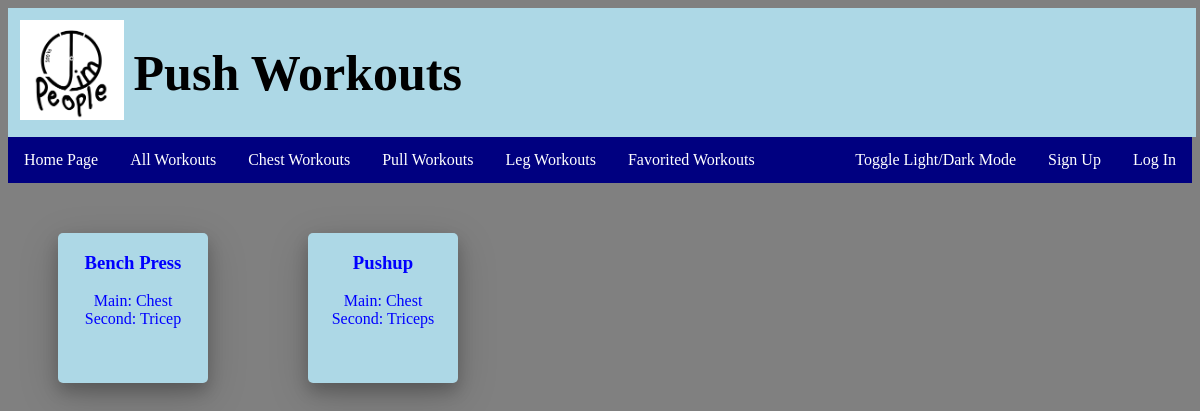
Before: /html/PushWorkouts.php with the older database file.
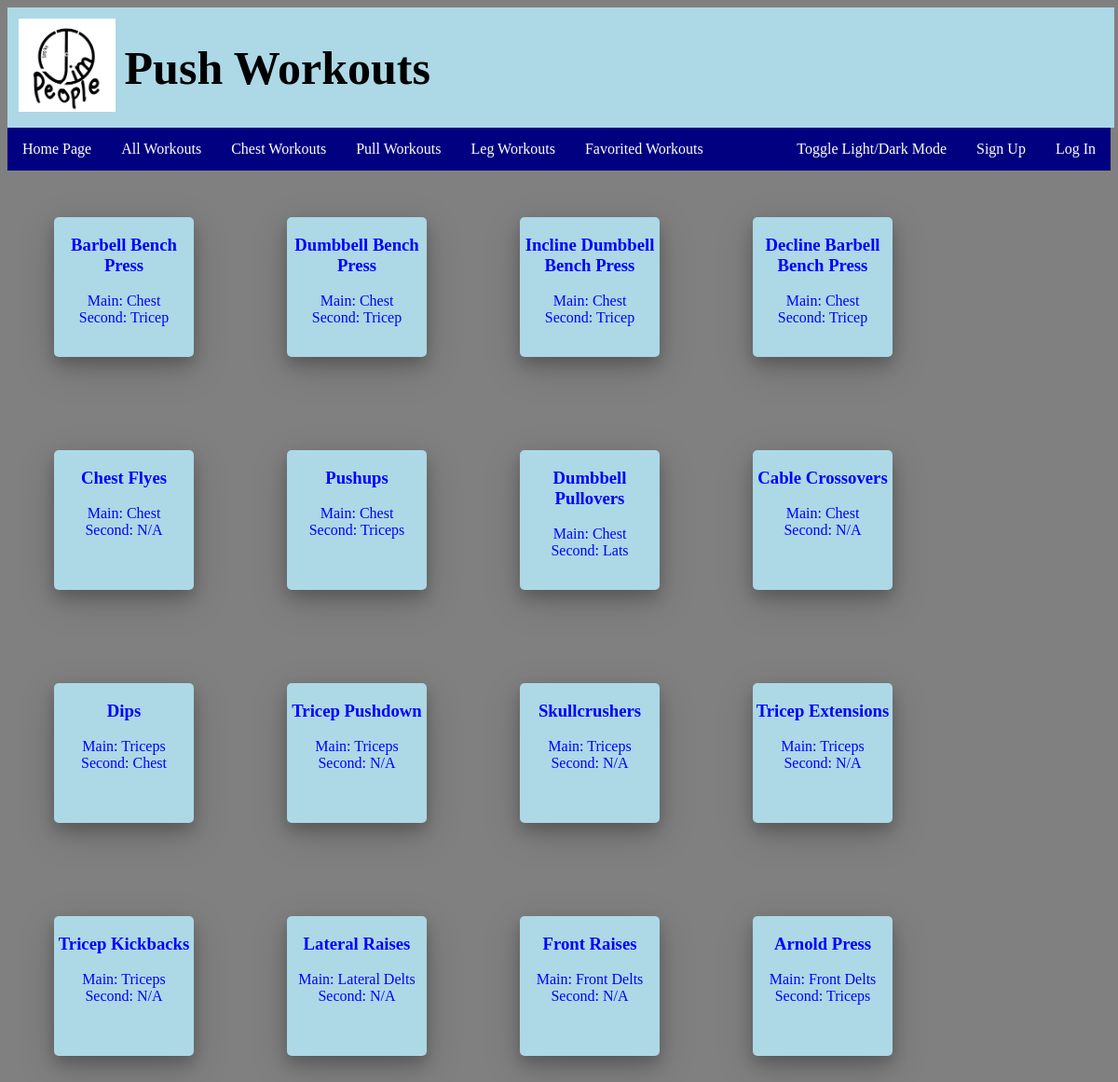
After: the same page with the newer database file.
### tables this page shows
CREATE TABLE Exercises(
	exerciseId INT AUTO_INCREMENT,
	exerciseName VARCHAR(50),
    exerciseDescription VARCHAR(255),
    ppl VARCHAR(10),
    mainMuscle VARCHAR(25),
    secondMuscle VARCHAR(25),
	PRIMARY KEY(exerciseId)
);

### html/PushWorkouts.php (the view, shortened to what this page needs)
<!DOCTYPE html>
<html lang="en">
<head>
        <link rel="stylesheet" href="../css/baseWebsite.css">
</head>
<body>
    <div id="titleDiv">
        <img id = "logo" src="../images/Logo.PNG" alt="Jim People Logo">
        <h1 class="mainTitle"> Push Workouts</h1>
    </div>
    <div id="workoutDiv">
        <ul class="heading">
            <li><a href="JimBuddies.html">Home Page</a></li>
            <li><a href="AllWorkouts.php">All Workouts</a></li>
            <li><a href="ChestWorkouts.php">Chest Workouts</a></li>
            <li><a href="PullWorkouts.php">Pull Workouts</a></li>
            <li><a href="LegWorkouts.php">Leg Workouts</a></li>
            <li><a href="Favorites.php">Favorited Workouts</a></li>
            <li style=float:right><a href="../Login.php">Log In</a></li>
            <li style=float:right> <a href="../signup.php">Sign Up</a></li>
            <li id = "lightdarkTog" style=float:right><a onclick="ColorChange()">Toggle Light/Dark Mode</a></li>
        </ul>
    </div>
    <div>
        <?php
            $connection = new mysqli('aws-exercisedb.camvz480jeos.us-east-2.rds.amazonaws.com','JimPeople','Muscles201', 'exerciseDB');
            $sql = 'SELECT * FROM `Exercises` WHERE ppl = "Push"';
            $results = $connection->query($sql);
        ?>
        <table>
            <?php foreach($results as $result): ?>
                    <div class="card row">
                        <h3 id="h3" ><?php echo $result['exerciseName'] ?></h3>
                        <p>
                            Main: <?php echo $result['mainMuscle'] ?><br>
                            Second: <?php echo $result['secondMuscle'] ?>
                        </p>
                    </div>
            <?php endforeach; ?>
        </table>
    </div>
</body>
</html>

Changed rows visible on the page:
changed exercises: exerciseName "Bench Press" → "Barbell Bench Press"
now on this page (row edited): exercises: exerciseName "Dumbbell Bench Press", mainMuscle "Chest", secondMuscle "Tricep"
now on this page (row edited): exercises: exerciseName "Incline Dumbbell Bench Press", mainMuscle "Chest", secondMuscle "Tricep"
now on this page (row edited): exercises: exerciseName "Decline Barbell Bench Press", mainMuscle "Chest", secondMuscle "Tricep"
changed exercises: exerciseName "Pushup" → "Chest Flyes"; secondMuscle "Triceps" → "N/A"
added exercises: exerciseName "Pushups", mainMuscle "Chest", secondMuscle "Triceps"
added exercises: exerciseName "Dumbbell Pullovers", mainMuscle "Chest", secondMuscle "Lats"
added exercises: exerciseName "Cable Crossovers", mainMuscle "Chest", secondMuscle "N/A"
added exercises: exerciseName "Dips", mainMuscle "Triceps", secondMuscle "Chest"
added exercises: exerciseName "Tricep Pushdown", mainMuscle "Triceps", secondMuscle "N/A"
added exercises: exerciseName "Skullcrushers", mainMuscle "Triceps", secondMuscle "N/A"
added exercises: exerciseName "Tricep Extensions", mainMuscle "Triceps", secondMuscle "N/A"
added exercises: exerciseName "Tricep Kickbacks", mainMuscle "Triceps", secondMuscle "N/A"
added exercises: exerciseName "Lateral Raises", mainMuscle "Lateral Delts", secondMuscle "N/A"
added exercises: exerciseName "Front Raises", mainMuscle "Front Delts", secondMuscle "N/A"
added exercises: exerciseName "Arnold Press", mainMuscle "Front Delts", secondMuscle "Triceps"
